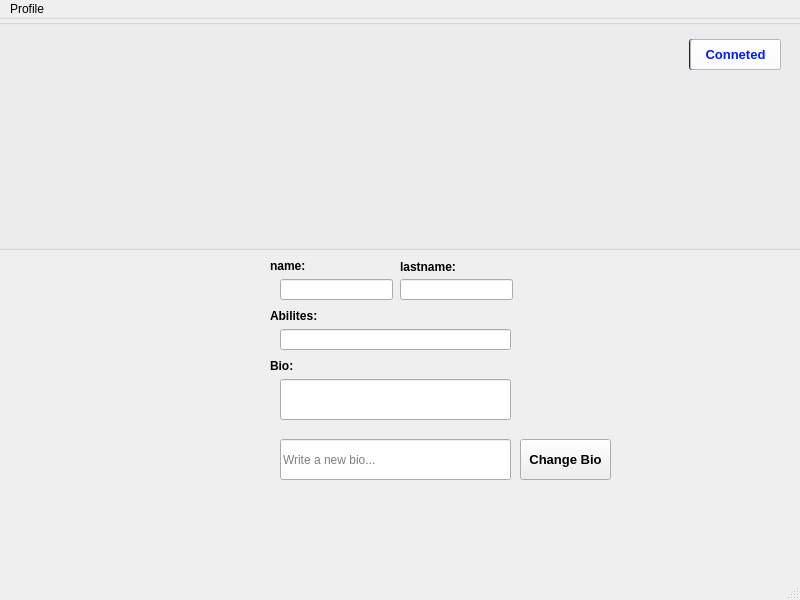
<?xml version="1.0" encoding="UTF-8"?>
<ui version="4.0">
 <class>mepage</class>
 <widget class="QMainWindow" name="mepage">
  <property name="geometry">
   <rect>
    <x>0</x>
    <y>0</y>
    <width>800</width>
    <height>600</height>
   </rect>
  </property>
  <property name="windowTitle">
   <string>MainWindow</string>
  </property>
  <widget class="QWidget" name="centralwidget">
   <widget class="QGroupBox" name="groupBox">
    <property name="geometry">
     <rect>
      <x>-20</x>
      <y>0</y>
      <width>841</width>
      <height>231</height>
     </rect>
    </property>
    <property name="title">
     <string/>
    </property>
    <widget class="QLabel" name="label_2">
     <property name="geometry">
      <rect>
       <x>350</x>
       <y>150</y>
       <width>141</width>
       <height>41</height>
      </rect>
     </property>
     <property name="font">
      <font>
       <pointsize>20</pointsize>
       <weight>75</weight>
       <bold>true</bold>
      </font>
     </property>
     <property name="layoutDirection">
      <enum>Qt::LeftToRight</enum>
     </property>
     <property name="text">
      <string/>
     </property>
    </widget>
    <widget class="QLabel" name="label">
     <property name="geometry">
      <rect>
       <x>360</x>
       <y>20</y>
       <width>121</width>
       <height>121</height>
      </rect>
     </property>
     <property name="styleSheet">
      <string notr="true">image: url(:/new/prefix1/profileimage.jpg);</string>
     </property>
     <property name="text">
      <string/>
     </property>
    </widget>
    <widget class="QPushButton" name="pushButton_2">
     <property name="geometry">
      <rect>
       <x>709</x>
       <y>20</y>
       <width>91</width>
       <height>31</height>
      </rect>
     </property>
     <property name="font">
      <font>
       <pointsize>10</pointsize>
       <weight>75</weight>
       <bold>true</bold>
      </font>
     </property>
     <property name="styleSheet">
      <string notr="true">color: rgb(255, 255, 255);
background-color: rgb(1, 26, 255);</string>
     </property>
     <property name="text">
      <string>+Connet</string>
     </property>
    </widget>
    <widget class="QPushButton" name="pushButton_3">
     <property name="geometry">
      <rect>
       <x>710</x>
       <y>20</y>
       <width>91</width>
       <height>31</height>
      </rect>
     </property>
     <property name="font">
      <font>
       <pointsize>10</pointsize>
       <weight>75</weight>
       <bold>true</bold>
      </font>
     </property>
     <property name="styleSheet">
      <string notr="true">background-colo: rgb(255, 255, 255);
background-color: rgb(255, 255, 255);
color: rgb(1, 26, 255);</string>
     </property>
     <property name="text">
      <string>Conneted</string>
     </property>
    </widget>
   </widget>
   <widget class="QLabel" name="label_3">
    <property name="geometry">
     <rect>
      <x>270</x>
      <y>240</y>
      <width>47</width>
      <height>13</height>
     </rect>
    </property>
    <property name="font">
     <font>
      <weight>75</weight>
      <bold>true</bold>
     </font>
    </property>
    <property name="text">
     <string>name:</string>
    </property>
   </widget>
   <widget class="QLabel" name="label_4">
    <property name="geometry">
     <rect>
      <x>400</x>
      <y>240</y>
      <width>71</width>
      <height>16</height>
     </rect>
    </property>
    <property name="font">
     <font>
      <weight>75</weight>
      <bold>true</bold>
     </font>
    </property>
    <property name="text">
     <string>lastname:</string>
    </property>
   </widget>
   <widget class="QLabel" name="label_5">
    <property name="geometry">
     <rect>
      <x>270</x>
      <y>290</y>
      <width>47</width>
      <height>13</height>
     </rect>
    </property>
    <property name="font">
     <font>
      <weight>75</weight>
      <bold>true</bold>
     </font>
    </property>
    <property name="text">
     <string>Abilites:</string>
    </property>
   </widget>
   <widget class="QLabel" name="label_6">
    <property name="geometry">
     <rect>
      <x>270</x>
      <y>340</y>
      <width>47</width>
      <height>13</height>
     </rect>
    </property>
    <property name="font">
     <font>
      <pointsize>9</pointsize>
      <weight>75</weight>
      <bold>true</bold>
     </font>
    </property>
    <property name="text">
     <string>Bio:</string>
    </property>
   </widget>
   <widget class="QLineEdit" name="lineEdit">
    <property name="geometry">
     <rect>
      <x>280</x>
      <y>260</y>
      <width>113</width>
      <height>21</height>
     </rect>
    </property>
    <property name="readOnly">
     <bool>true</bool>
    </property>
   </widget>
   <widget class="QLineEdit" name="lineEdit_2">
    <property name="geometry">
     <rect>
      <x>400</x>
      <y>260</y>
      <width>113</width>
      <height>21</height>
     </rect>
    </property>
    <property name="readOnly">
     <bool>true</bool>
    </property>
   </widget>
   <widget class="QLineEdit" name="lineEdit_3">
    <property name="geometry">
     <rect>
      <x>280</x>
      <y>310</y>
      <width>231</width>
      <height>21</height>
     </rect>
    </property>
    <property name="readOnly">
     <bool>true</bool>
    </property>
   </widget>
   <widget class="QLineEdit" name="lineEdit_4">
    <property name="geometry">
     <rect>
      <x>280</x>
      <y>360</y>
      <width>231</width>
      <height>41</height>
     </rect>
    </property>
    <property name="readOnly">
     <bool>true</bool>
    </property>
   </widget>
   <widget class="QLineEdit" name="lineEdit_5">
    <property name="geometry">
     <rect>
      <x>280</x>
      <y>420</y>
      <width>231</width>
      <height>41</height>
     </rect>
    </property>
    <property name="readOnly">
     <bool>false</bool>
    </property>
    <property name="placeholderText">
     <string>Write a new bio...</string>
    </property>
   </widget>
   <widget class="QPushButton" name="pushButton">
    <property name="geometry">
     <rect>
      <x>520</x>
      <y>420</y>
      <width>91</width>
      <height>41</height>
     </rect>
    </property>
    <property name="font">
     <font>
      <pointsize>10</pointsize>
      <weight>75</weight>
      <bold>true</bold>
     </font>
    </property>
    <property name="text">
     <string>Change Bio</string>
    </property>
   </widget>
  </widget>
  <widget class="QMenuBar" name="menubar">
   <property name="geometry">
    <rect>
     <x>0</x>
     <y>0</y>
     <width>800</width>
     <height>20</height>
    </rect>
   </property>
   <widget class="QMenu" name="menuMe">
    <property name="title">
     <string>Profile</string>
    </property>
   </widget>
   <addaction name="menuMe"/>
  </widget>
  <widget class="QStatusBar" name="statusbar"/>
 </widget>
 <resources/>
 <connections/>
</ui>
